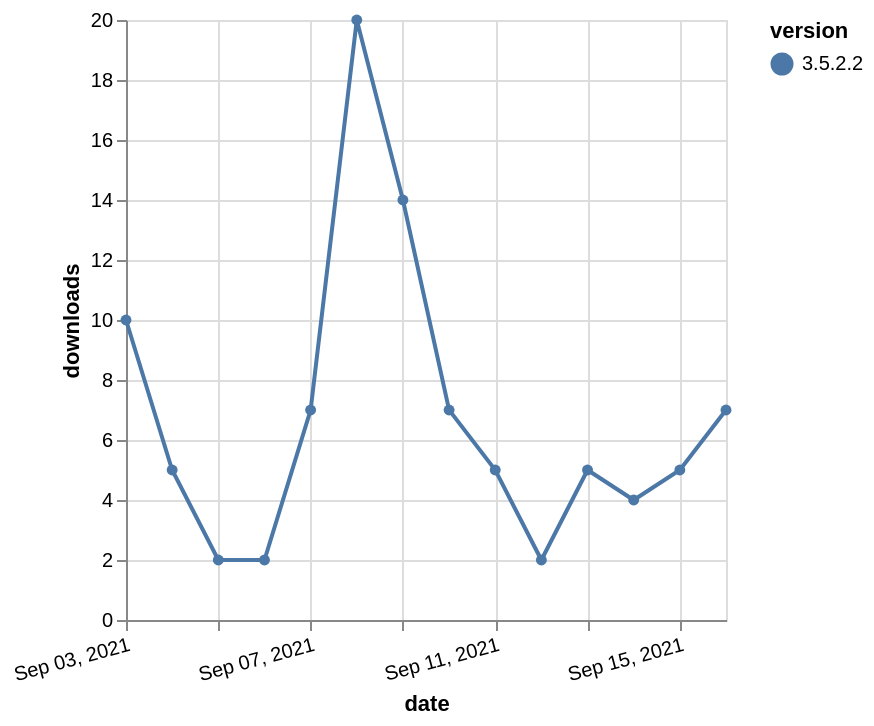

This figure's Vega-Lite source:
### Vega-Lite specification from a JSON file in a GitHub repository (floating-point values rounded to 4 significant figures)
{"$schema": "https://vega.github.io/schema/vega-lite/v5.json", "description": "A simple bar chart with embedded data.", "data": {"values": [{"date": "2021-09-03", "total": 51289, "delta": 10, "version": "3.5.2.2"}, {"date": "2021-09-04", "total": 51294, "delta": 5, "version": "3.5.2.2"}, {"date": "2021-09-05", "total": 51296, "delta": 2, "version": "3.5.2.2"}, {"date": "2021-09-06", "total": 51298, "delta": 2, "version": "3.5.2.2"}, {"date": "2021-09-07", "total": 51305, "delta": 7, "version": "3.5.2.2"}, {"date": "2021-09-08", "total": 51325, "delta": 20, "version": "3.5.2.2"}, {"date": "2021-09-09", "total": 51339, "delta": 14, "version": "3.5.2.2"}, {"date": "2021-09-10", "total": 51346, "delta": 7, "version": "3.5.2.2"}, {"date": "2021-09-11", "total": 51351, "delta": 5, "version": "3.5.2.2"}, {"date": "2021-09-12", "total": 51353, "delta": 2, "version": "3.5.2.2"}, {"date": "2021-09-13", "total": 51358, "delta": 5, "version": "3.5.2.2"}, {"date": "2021-09-14", "total": 51362, "delta": 4, "version": "3.5.2.2"}, {"date": "2021-09-15", "total": 51367, "delta": 5, "version": "3.5.2.2"}, {"date": "2021-09-16", "total": 51374, "delta": 7, "version": "3.5.2.2"}]}, "width": "container", "mark": {"type": "line", "point": {"filled": true}}, "encoding": {"x": {"field": "date", "type": "temporal", "timeUnit": "yearmonthdate", "title": "date", "axis": {"labelAngle": -15}}, "y": {"field": "delta", "type": "quantitative", "title": "downloads"}, "color": {"field": "version", "type": "nominal"}, "tooltip": {"field": "delta"}}}
